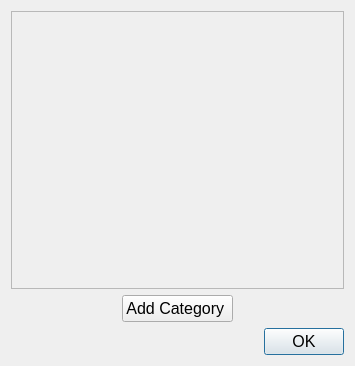
<?xml version="1.0" encoding="UTF-8"?>
<ui version="4.0">
 <class>Dialog</class>
 <widget class="QDialog" name="Dialog">
  <property name="geometry">
   <rect>
    <x>0</x>
    <y>0</y>
    <width>355</width>
    <height>366</height>
   </rect>
  </property>
  <property name="windowTitle">
   <string>Edit Categories</string>
  </property>
  <layout class="QGridLayout" name="gridLayout">
   <item row="1" column="1">
    <widget class="QPushButton" name="bttnAddCategory">
     <property name="font">
      <font>
       <pointsize>12</pointsize>
      </font>
     </property>
     <property name="text">
      <string>Add Category </string>
     </property>
     <property name="icon">
      <iconset resource="resources/icons.qrc">
       <normaloff>:/myappicons/add.png</normaloff>:/myappicons/add.png</iconset>
     </property>
     <property name="iconSize">
      <size>
       <width>30</width>
       <height>30</height>
      </size>
     </property>
     <property name="autoDefault">
      <bool>false</bool>
     </property>
     <property name="default">
      <bool>false</bool>
     </property>
     <property name="flat">
      <bool>false</bool>
     </property>
    </widget>
   </item>
   <item row="1" column="2">
    <spacer name="horizontalSpacer">
     <property name="orientation">
      <enum>Qt::Horizontal</enum>
     </property>
     <property name="sizeHint" stdset="0">
      <size>
       <width>40</width>
       <height>20</height>
      </size>
     </property>
    </spacer>
   </item>
   <item row="1" column="0">
    <spacer name="horizontalSpacer_2">
     <property name="orientation">
      <enum>Qt::Horizontal</enum>
     </property>
     <property name="sizeHint" stdset="0">
      <size>
       <width>40</width>
       <height>20</height>
      </size>
     </property>
    </spacer>
   </item>
   <item row="0" column="0" colspan="3">
    <widget class="QScrollArea" name="listWidget">
     <property name="sizePolicy">
      <sizepolicy hsizetype="Expanding" vsizetype="Preferred">
       <horstretch>0</horstretch>
       <verstretch>0</verstretch>
      </sizepolicy>
     </property>
     <property name="styleSheet">
      <string notr="true"/>
     </property>
     <property name="widgetResizable">
      <bool>true</bool>
     </property>
     <widget class="QWidget" name="containerWidget">
      <property name="geometry">
       <rect>
        <x>0</x>
        <y>0</y>
        <width>335</width>
        <height>269</height>
       </rect>
      </property>
     </widget>
    </widget>
   </item>
   <item row="2" column="0" colspan="3">
    <widget class="QDialogButtonBox" name="buttonBox">
     <property name="font">
      <font>
       <pointsize>12</pointsize>
      </font>
     </property>
     <property name="layoutDirection">
      <enum>Qt::LeftToRight</enum>
     </property>
     <property name="orientation">
      <enum>Qt::Horizontal</enum>
     </property>
     <property name="standardButtons">
      <set>QDialogButtonBox::Ok</set>
     </property>
     <property name="centerButtons">
      <bool>false</bool>
     </property>
    </widget>
   </item>
  </layout>
 </widget>
 <resources>
  <include location="resources/icons.qrc"/>
 </resources>
 <connections>
  <connection>
   <sender>buttonBox</sender>
   <signal>accepted()</signal>
   <receiver>Dialog</receiver>
   <slot>accept()</slot>
   <hints>
    <hint type="sourcelabel">
     <x>248</x>
     <y>254</y>
    </hint>
    <hint type="destinationlabel">
     <x>157</x>
     <y>274</y>
    </hint>
   </hints>
  </connection>
  <connection>
   <sender>buttonBox</sender>
   <signal>rejected()</signal>
   <receiver>Dialog</receiver>
   <slot>reject()</slot>
   <hints>
    <hint type="sourcelabel">
     <x>316</x>
     <y>260</y>
    </hint>
    <hint type="destinationlabel">
     <x>286</x>
     <y>274</y>
    </hint>
   </hints>
  </connection>
 </connections>
</ui>
